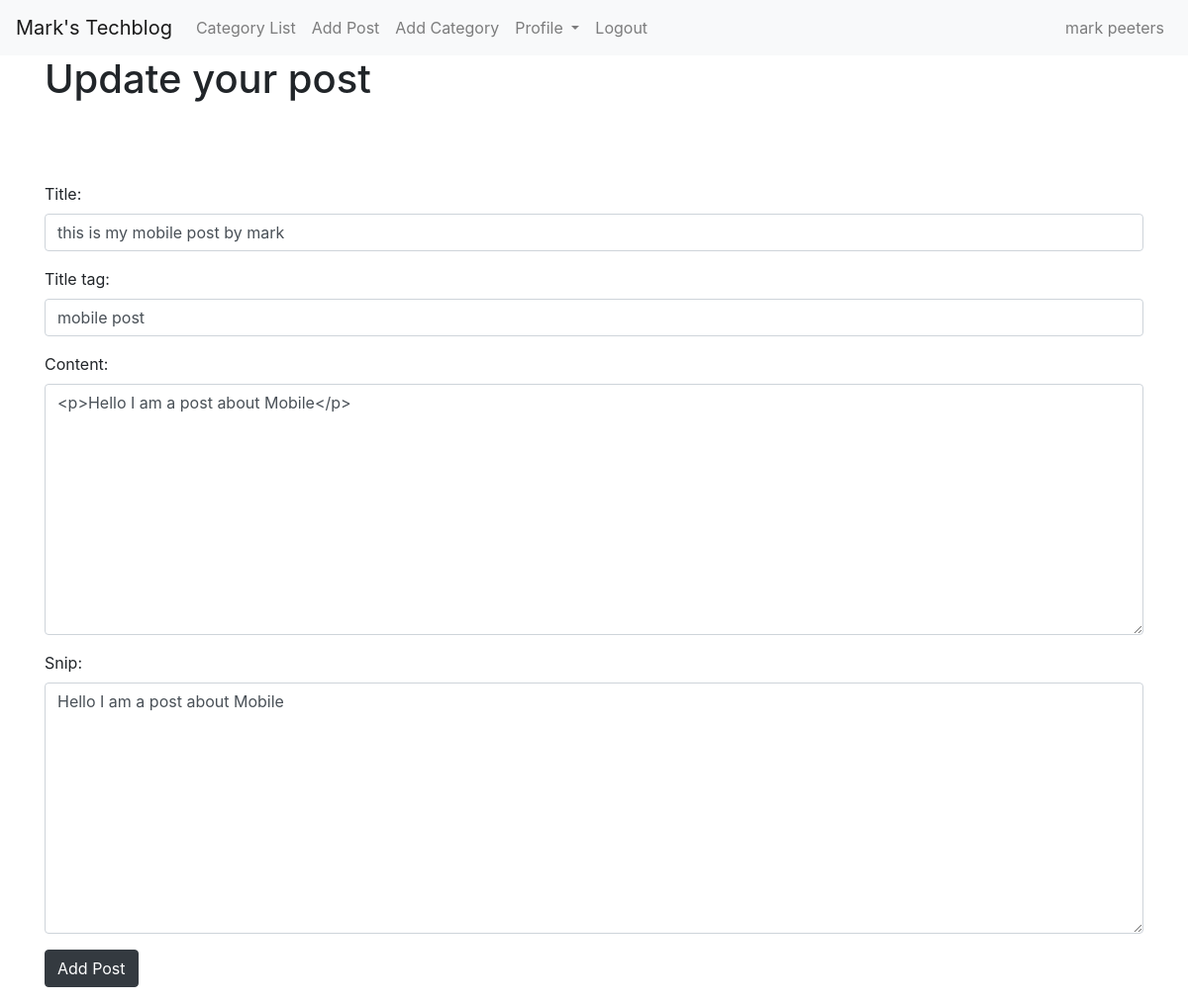
The app's page /article/edit/27 (signed in) with its own data.
### blog/models.py (models this page shows, shortened)
class Post(models.Model):
    title = models.CharField(max_length=50)
    head_img = models.ImageField(null=True, blank=True, upload_to="images/")
    title_tag = models.CharField(max_length=150)
    author = models.ForeignKey(User, on_delete=models.CASCADE)
    content = RichTextField(blank=True, null=True)
    publication_date = models.DateField(auto_now_add=True)
    category = models.CharField(max_length=150, default='uncategorised')
    snip = models.CharField(max_length=150)
    likes = models.ManyToManyField(User, related_name='blog_post')

### blog/views.py (the view)
# urls.py: path('article/edit/<int:pk>', EditPostView.as_view(), name='edit_post'),
class EditPostView(UpdateView):
    model = Post
    form_class = EditForm
    template_name = 'edit_post.html'

### blog/forms.py
class EditForm(forms.ModelForm):
    class Meta:
        model = Post
        fields = ('title', 'title_tag', 'content', 'snip')
        widgets = {
            'title': forms.TextInput(attrs={'class': 'form-control'}),
            'title_tag': forms.TextInput(attrs={'class': 'form-control'}),
            'content': forms.Textarea(attrs={'class': 'form-control'}),
            'snip': forms.Textarea(attrs={'class': 'form-control'}),
        }

### blog/templates/edit_post.html (shortened to what this page needs)
{% extends 'base.html' %}
{% block content %}
{% if user.is_authenticated %}
    {% if user.id == post.author.id %}
<h1>Update your post</h1>
<br/><br/><br/>
<div class="form-group">
<form method="POST">
    {{ form.as_p }}
    <button class="btn btn-dark">Add Post</button>
</div>
    {% else %}
    Please register or login!
    {% endif %}
{% else %}
Please register or login!
{% endif %}
{% endblock %}

### blog/templates/base.html (shortened to what this page needs)
<!doctype html>
<html lang="en">
  <head>
    <link rel="stylesheet" href="https://cdn.jsdelivr.net/npm/bootstrap@4.6.1/dist/css/bootstrap.min.css">
  </head>
  <body>
    <nav class="navbar navbar-expand-lg navbar-light bg-light">
        <a class="navbar-brand" href="{% url 'home' %}">Mark's Techblog</a>
        <div class="collapse navbar-collapse" id="navbarSupportedContent">
          <ul class="navbar-nav mr-auto">
            {% if cat_menu %}
            <li class="nav-item dropdown">
              <a class="nav-link dropdown-toggle" href="#" id="navbarDropdown" role="button" data-toggle="dropdown" aria-expanded="false">
                Categories
              </a>
              <div class="dropdown-menu" aria-labelledby="navbarDropdown">
                {% for item in cat_menu %}
                <a class="dropdown-item" href="{% url 'category' item|slugify %}">{{ item }}</a>
                {% endfor %}
                </div>
            </li>
              {% else %}
              <li class="nav-item">
                <a class="nav-link" href="{% url 'category-list' %}">Category List</a>
              </li>
            {% endif %}
            {% if user.is_authenticated %}
            <li class="nav-item">
              <a class="nav-link" href="{% url 'add_post' %}">Add Post</a>
            </li>
            <li class="nav-item">
              <a class="nav-link" href="{% url 'add_category' %}">Add Category</a>
            </li>
            <li class="nav-item dropdown">
              <a class="nav-link dropdown-toggle" href="#" id="navbarDropdown" role="button" data-toggle="dropdown" aria-expanded="false">
                Profile
              </a>
            </li>
            <li class="nav-item">
              <a class="nav-link" href="{% url 'logout' %}">Logout</a>
            </li>
            {% endif %}
          </ul>
          {% if user.is_authenticated %}
            {% if user.userprofile.id %}
          <ul class="navbar-nav ml-auto">
            <li class="nav-item">
              <a class="nav-link" href="#">
                {{ user.first_name }} {{ user.last_name }}
              </a>
            </li>
          </ul>
            {% endif %}
          {% endif %}
        </div>
      </nav>
      <div class="container">
    {% block content %}
    {% endblock %}
    </div>
  </body>
</html>

### records on screen
Post: title "this is my mobile post by mark", title_tag "mobile post", content "<p>Hello I am a post about Mobile</p>", snip "Hello I am a post about Mobile"

### other values on screen
{{ user.first_name }} "mark"
{{ user.last_name }} "peeters"
